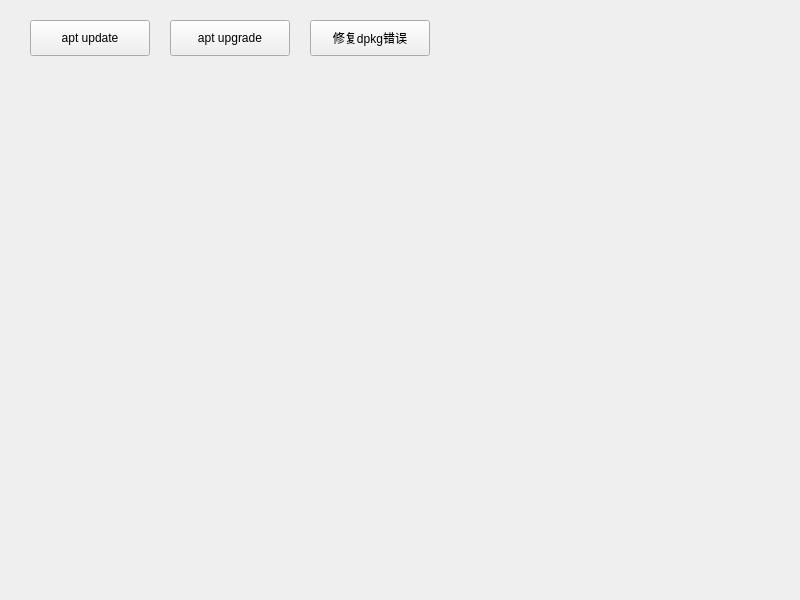
<?xml version="1.0" encoding="UTF-8"?>
<ui version="4.0">
 <class>MainWindow</class>
 <widget class="QMainWindow" name="MainWindow">
  <property name="geometry">
   <rect>
    <x>0</x>
    <y>0</y>
    <width>800</width>
    <height>600</height>
   </rect>
  </property>
  <property name="minimumSize">
   <size>
    <width>800</width>
    <height>600</height>
   </size>
  </property>
  <property name="maximumSize">
   <size>
    <width>800</width>
    <height>600</height>
   </size>
  </property>
  <property name="windowTitle">
   <string>MainWindow</string>
  </property>
  <widget class="QWidget" name="centralwidget">
   <widget class="QWidget" name="textBrowser" native="true">
    <property name="geometry">
     <rect>
      <x>0</x>
      <y>300</y>
      <width>800</width>
      <height>600</height>
     </rect>
    </property>
   </widget>
   <widget class="QPushButton" name="pushButton">
    <property name="geometry">
     <rect>
      <x>30</x>
      <y>20</y>
      <width>120</width>
      <height>36</height>
     </rect>
    </property>
    <property name="text">
     <string>apt update</string>
    </property>
   </widget>
   <widget class="QPushButton" name="pushButton_2">
    <property name="geometry">
     <rect>
      <x>170</x>
      <y>20</y>
      <width>120</width>
      <height>36</height>
     </rect>
    </property>
    <property name="text">
     <string>apt upgrade</string>
    </property>
   </widget>
   <widget class="QPushButton" name="pushButton_3">
    <property name="geometry">
     <rect>
      <x>310</x>
      <y>20</y>
      <width>120</width>
      <height>36</height>
     </rect>
    </property>
    <property name="text">
     <string>修复dpkg错误</string>
    </property>
   </widget>
  </widget>
 </widget>
 <resources/>
 <connections/>
</ui>
